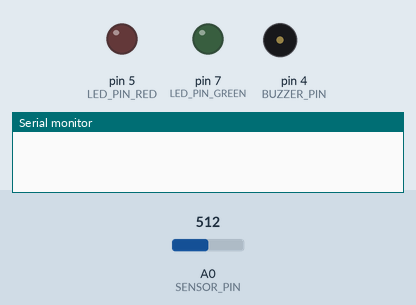
Recording of a sketch running on a simulated Arduino Uno, built with avr-gcc and run on an emulated ATmega328P. Parts: output pins drawn as LEDs (lit = HIGH), buzzer (waves = sounding), the last lines printed to the serial monitor. The test bench sets the inputs (shaded band); at power-on: A0 (SENSOR_PIN) = 512.

Above: at 1.8 s.
1.9 s: A0 (SENSOR_PIN) set to 80
3.4 s: A0 (SENSOR_PIN) set to 70
At 4.3 s:
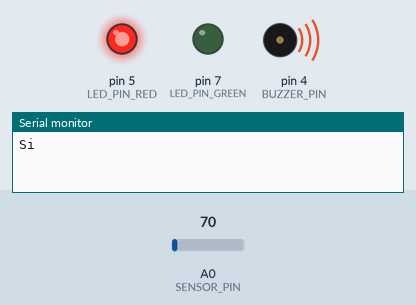
7.5 s: A0 (SENSOR_PIN) set to 48
11.5 s: A0 (SENSOR_PIN) set to 39
At 13.6 s:
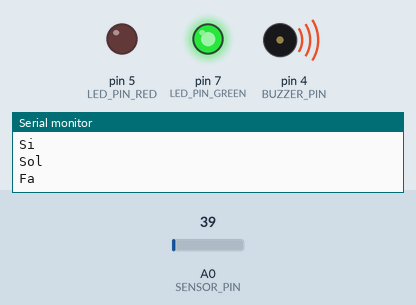
15.6 s: A0 (SENSOR_PIN) set to 75
At 18.6 s:
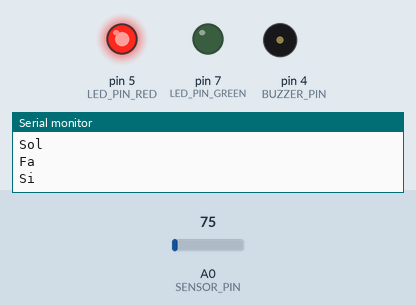
19.7 s: A0 (SENSOR_PIN) set to 33
At 24.25 s:
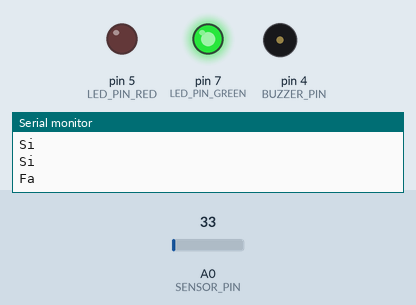
Timing chart, 0 to 24.5 s (numbered marks = the images above; inputs shaded):
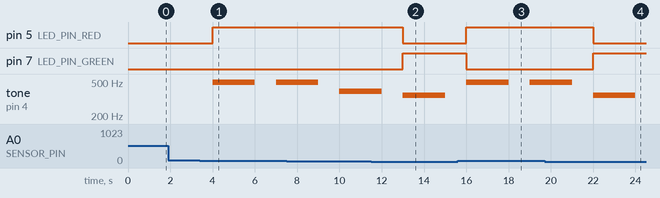

Measured:
- the behaviour switches between 77 and 76 on A0 (SENSOR_PIN) (found by bisection; images 0 and 1)
- the behaviour switches between 44 and 43 on A0 (SENSOR_PIN) (found by bisection; images 1 and 2)
- after the input at 1.9 s, every drawn part: stays the same
- after the input at 3.4 s, pin 5 (LED_PIN_RED): LOW → HIGH after 0.60 s; tone on pin 4 (BUZZER_PIN): silent → 494 Hz after 0.60 s, → silent 2.0 s later, → 494 Hz 1.0 s later
- after the input at 11.5 s, pin 5 (LED_PIN_RED): HIGH → LOW after 1.5 s; pin 7 (LED_PIN_GREEN): LOW → HIGH after 1.5 s
- after the input at 15.6 s, pin 5 (LED_PIN_RED): LOW → HIGH after 0.40 s; pin 7 (LED_PIN_GREEN): HIGH → LOW after 0.40 s
- after the input at 19.7 s, pin 5 (LED_PIN_RED): HIGH → LOW after 2.3 s; pin 7 (LED_PIN_GREEN): LOW → HIGH after 2.3 s

The sketch:

vale_janis_piano_14_08.ino
```cpp
#include <Tone.h>       // Biblioteca "Tone" de Brett Hagman para generar las frecuencias de las notas musicales

#define BUZZER_PIN 4
#define SENSOR_PIN A0
#define LED_PIN_RED 5
#define LED_PIN_GREEN 7

Tone tone1;

void setup() {
  pinMode(BUZZER_PIN, OUTPUT);
  pinMode(SENSOR_PIN, INPUT);
  pinMode(LED_PIN_RED, OUTPUT);
  pinMode(LED_PIN_GREEN, OUTPUT);

  tone1.begin(BUZZER_PIN);

  Serial.begin(9600);
}

void loop() {
  int rawValue = analogRead(SENSOR_PIN);

  float distanceInInches = map(rawValue, 0, 100, 0, 100);     // float ---> Representación de números reales. map ---> "mapear" como en el plano cartesiano
  // map(valor, rango de entrada y salida min, rango de entrada y salida max,) creo q se puede borrar

  int note;
  bool shouldLightRedLED = false;       // Variable positiva o negativa
  bool shouldLightGreenLED = false;

  if (distanceInInches >= 0 && distanceInInches <= 10) {
    note = 262;  // Do | C
    shouldLightRedLED = true;
  } else if (distanceInInches >= 11 && distanceInInches <= 21) {
    note = 294;  // Re | D
    shouldLightGreenLED = true;
  } else if (distanceInInches >= 22 && distanceInInches <= 32) {
    note = 330;  // Mi | E
    shouldLightRedLED = true;
  } else if (distanceInInches >= 33 && distanceInInches <= 43) {
    note = 349;  // Fa | F
    shouldLightGreenLED = true;
  } else if (distanceInInches >= 44 && distanceInInches <= 54) {
    note = 392;  // Sol | G
    shouldLightRedLED = true;
  } else if (distanceInInches >= 55 && distanceInInches <= 65) {
    note = 440;  // La | A
    shouldLightGreenLED = true;
  } else if (distanceInInches >= 66 && distanceInInches <= 76) {
    note = 494;  // Si | B
    shouldLightRedLED = true;
  } else {
    note = 0;
  }

  // Encender o apagar el LED rojo según la nota tocada
  if (shouldLightRedLED) {
    digitalWrite(LED_PIN_RED, HIGH);       // Encender el LED rojo
  } else {
    digitalWrite(LED_PIN_RED, LOW);       // Apagar el LED rojo
  }

  // Encender o apagar el LED verde según la nota tocada
  if (shouldLightGreenLED) {
    digitalWrite(LED_PIN_GREEN, HIGH);        // Encender el LED verde
  } else {
    digitalWrite(LED_PIN_GREEN, LOW);        // Apagar el LED verde
  }

  if (note != 0) {
    switch (note) {
      case 262:
        Serial.println("Do");
        break;
      case 294:
        Serial.println("Re");
        break;
      case 330:
        Serial.println("Mi");
        break;
      case 349:
        Serial.println("Fa");
        break;
      case 392:
        Serial.println("Sol");
        break;
      case 440:
        Serial.println("La");
        break;
      case 494:
        Serial.println("Si");
        break;
      default:
        Serial.println("No se tocó ninguna nota");
    }


    tone1.play(note);
    delay(2000);
    tone1.stop();
  }

  delay(1000);
}
```
